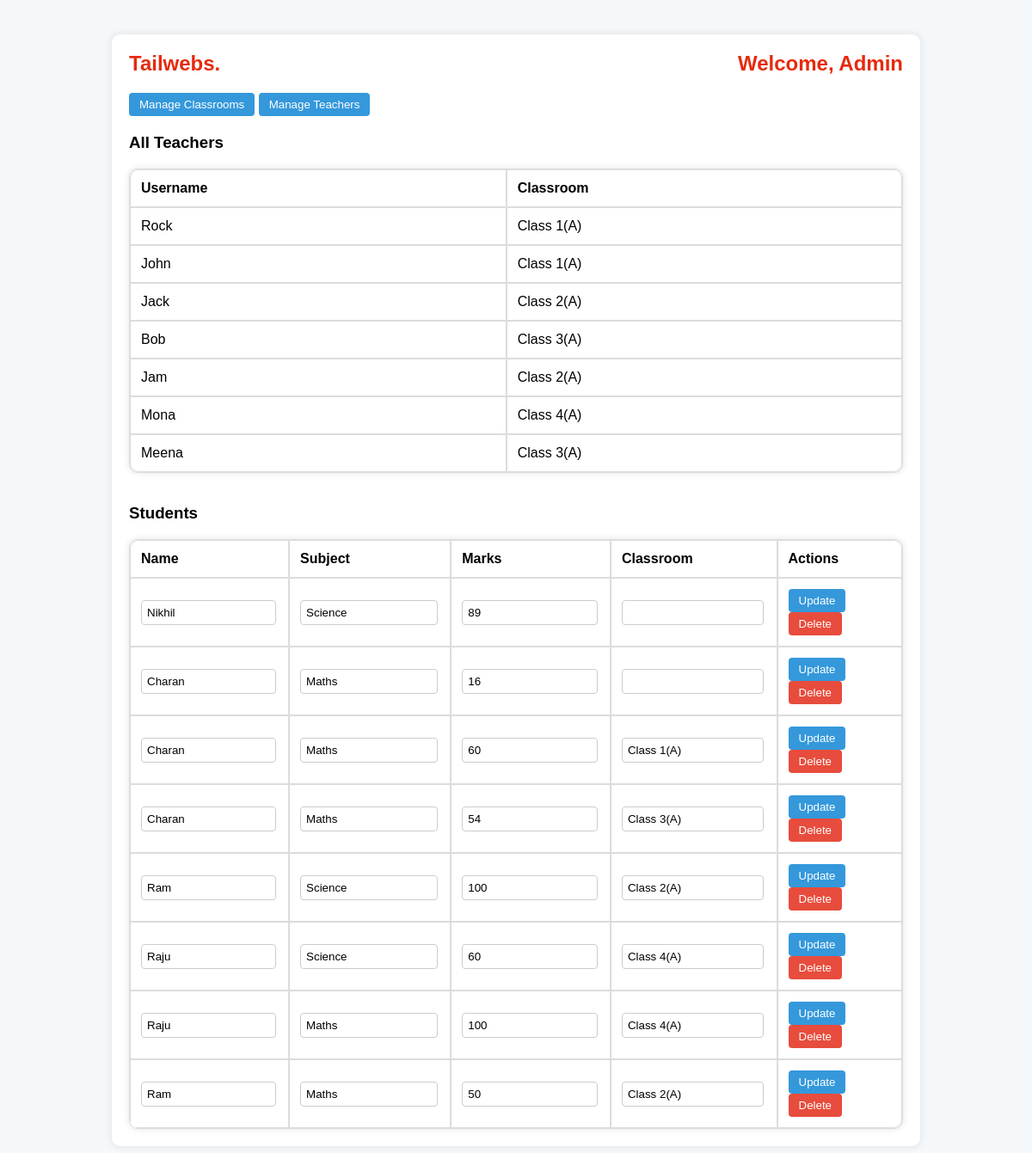
The page /home/ (signed in) on the database its author committed.
### core/models.py (models this page shows, shortened)
class Teacher(models.Model):
    username = models.CharField(max_length=150, unique=True)
    password = models.CharField(max_length=150)
    classroom = models.ForeignKey(Classroom, on_delete=models.SET_NULL, null=True)

class Classroom(models.Model):
    name = models.CharField(max_length=100)

class Student(models.Model):
    name = models.CharField(max_length=100)
    subject = models.CharField(max_length=100)
    marks = models.IntegerField()
    classroom = models.ForeignKey(Classroom, on_delete=models.CASCADE)

### core/views.py (the view)
# urls.py: path('home/', views.home_view, name='home'),
def home_view(request):
    if 'teacher_id' not in request.session:
        return redirect('login')
    classrooms = Classroom.objects.all()
    teacher = Teacher.objects.get(id=request.session['teacher_id'])
    if teacher.username == 'admin':
        students = Student.objects.all()
        teachers = Teacher.objects.exclude(username='admin')
    else:
        students = Student.objects.filter(classroom=teacher.classroom)
        teachers = None  # Hide teachers for non-admins
    return render(request, 'core/home.html', {
        'students': students,
        'teachers': teachers,
        'current_teacher': teacher,
        'classrooms': classrooms
    })

### core/templates/core/home.html (shortened to what this page needs)
{% load static %}
<!DOCTYPE html>
<html lang="en">
<head>
    <link rel="stylesheet" href="{% static 'core/style.css' %}">
</head>
<body>
<div class="container white-bg">
    <div style="display: flex; justify-content: space-between; align-items: center; margin-bottom: 20px;">
        <h2 style="margin: 0;">Tailwebs.</h2>
        <h2 style="margin: 0;">Welcome, {{ current_teacher.username|title }}</h2>
    </div>
    {% if current_teacher.username == 'admin' %}
        <div style="margin-bottom: 20px;">
            <a href="{% url 'manage_classrooms' %}"><button>Manage Classrooms</button></a>
            <a href="{% url 'manage_teachers' %}"><button>Manage Teachers</button></a>
        </div>
        <h3>All Teachers</h3>
        <table>
            <tr>
                <th>Username</th>
                <th>Classroom</th>
            </tr>
            {% for t in teachers %}
            <tr>
                <td>{{ t.username }}</td>
                <td>{{ t.classroom.name }}</td>
            </tr>
            {% endfor %}
        </table>
        <br>
    {% endif %}
    <h3>Students</h3>
    <table>
        <tr>
            <th>Name</th>
            <th>Subject</th>
            <th>Marks</th>
            <th>Classroom</th>
            <th>Actions</th>
        </tr>
        {% for student in students %}
        <tr>
            <form method="POST" action="{% url 'update_student' student.id %}">
                <td><input type="text" name="name" value="{{ student.name }}"></td>
                <td><input type="text" name="subject" value="{{ student.subject }}"></td>
                <td><input type="number" name="marks" value="{{ student.marks }}"></td>
                <td><input type="text" name="classroom" value="{{ student.classroom.name }}"></td>
                <td>
                    <button type="submit">Update</button>
            </form>
            <form method="POST" action="{% url 'delete_student' student.id %}" style="display:inline;">
                <button type="submit" class="delete-btn">Delete</button>
            </form>
        </tr>
        {% endfor %}
    </table>
</div>
</body>
</html>

### core/static/core/style.css (style rules this page uses)
body { font-family: Arial, sans-serif; background-color: #f5f8fa; margin: 0; padding: 0; }
.white-bg { background-color: white; padding: 20px; border-radius: 10px; box-shadow: 0 0 10px rgba(0, 0, 0, 0.1); }
.container { max-width: 900px; margin: 40px auto 40px auto; padding: 20px 20px; }
h2 { color: #e62a0d; margin-top: 30px; margin-bottom: 30px; text-align: center; }
table { width: 100%; border-collapse: separate; border-spacing: 0; background-color: white; box-shadow: 0 0 8px rgba(0,0,0,0.1); border-radius: 10px; overflow: hidden; }
th:first-child { border-top-left-radius: 10px; }
th:last-child { border-top-right-radius: 10px; }
tr:last-child td:first-child { border-bottom-left-radius: 10px; }
tr:last-child td:last-child { border-bottom-right-radius: 10px; }
table, th, td { border: 1px solid #dcdcdc; }
th, td { padding: 12px; text-align: left; background-color: #fff; }
button { background-color: #3498db; color: white; border: none; padding: 6px 12px; cursor: pointer; border-radius: 4px; }
.delete-btn { background-color: #e74c3c; }
input[type=text], input[type=number], input[type=password] { padding: 6px; border: 1px solid #ccc; border-radius: 4px; width: 90%; }

### rows shown on the page
Teacher: username "Admin"
Teacher: username "Rock", classroom.name "Class 1(A)"
Teacher: username "John", classroom.name "Class 1(A)"
Teacher: username "Jack", classroom.name "Class 2(A)"
Teacher: username "Bob", classroom.name "Class 3(A)"
Teacher: username "Jam", classroom.name "Class 2(A)"
Teacher: username "Mona", classroom.name "Class 4(A)"
Teacher: username "Meena", classroom.name "Class 3(A)"
Student: name "Nikhil", subject "Science", marks "89"
Student: name "Charan", subject "Maths", marks "16"
Student: name "Charan", subject "Maths", marks "60", classroom "Class 1(A)"
Student: name "Charan", subject "Maths", marks "54", classroom "Class 3(A)"
Student: name "Ram", subject "Science", marks "100", classroom "Class 2(A)"
Student: name "Raju", subject "Science", marks "60", classroom "Class 4(A)"
Student: name "Raju", subject "Maths", marks "100", classroom "Class 4(A)"
Student: name "Ram", subject "Maths", marks "50", classroom "Class 2(A)"
